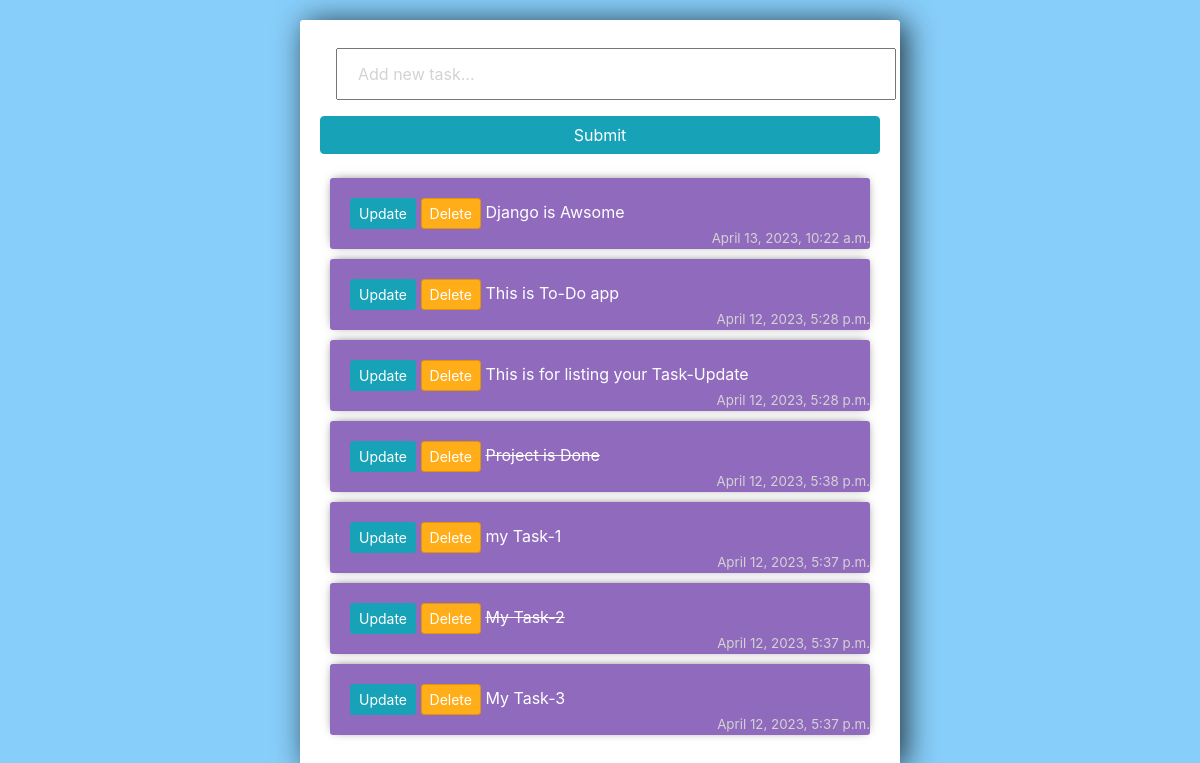
The page / on the database its author committed.
### tasks/models.py (models this page shows)
class Task(models.Model):
	title = models.CharField(max_length=200)
	complete = models.BooleanField(default=False)
	created = models.DateTimeField(auto_now=True)
	def __str__(self):
		return self.title

### tasks/views.py (the view)
# urls.py: path('', views.index, name="list"),
def index(request):
    tasks = Task.objects.all()
    form = TaskForm()
    if request.method == 'POST':
        form = TaskForm(request.POST)
        if form.is_valid():
            form.save()
        return redirect('/')
    context = {'tasks': tasks, 'form': form}
    return render(request, 'tasks/list.html', context)

### tasks/forms.py
class TaskForm(forms.ModelForm):
    title = forms.CharField(widget=forms.TextInput(attrs={'placeholder': 'Add new task...','class':'mx-3'}))
    class Meta:
        model = Task
        fields = '__all__'

### tasks/templates/tasks/list.html (shortened to what this page needs)
<link rel="stylesheet" href="https://stackpath.bootstrapcdn.com/bootstrap/4.3.1/css/bootstrap.min.css">
<div class="center-column">
	<form method="POST" action="/">
		{{form.title}}
		<input class="btn btn-info" type="submit" name="Create Task">
	</form>
	<div class="todo-list">
	{% for task in tasks %}
		<div class="item-row">
			<a class="btn btn-sm btn-info" href="{% url 'update_task' task.id %}">Update</a>
			<a class="btn btn-sm btn-danger" href="{% url 'delete' task.id %}">Delete</a>
			{% if task.complete == True %}
			<strike>{{task}}</strike>
			{% else %}
			<span>{{task}}</span>
			{% endif %}
			<span class="timefield">{{task.created}}</span>
		</div>
	{% endfor %}
	</div>
</div>

### tasks/templates/tasks/list.html (style rules this page uses)
input { width: 100%; padding: 12px 20px; margin: 8px 0; box-sizing: border-box; }
input::placeholder { color: #d3d3d3; }
.center-column { width:600px; margin: 20px auto; padding:20px; background-color: #fff; border-radius: 3px; box-shadow: 6px 2px 30px 0px rgba(0,0,0,0.75); }
.item-row { position: relative; background-color: #906abd; margin: 10px; padding: 20px; border-radius: 3px; color: #fff; font-size: 16px; box-shadow: 0px -1px 10px -4px rgba(0,0,0,0.75); }
.btn-danger { background-color: #ffae19; border-color: #e59400; }
.timefield { position: absolute; bottom: 0; right: 0; font-size: smaller; color:lightgrey; }

### rows shown on the page
Task: title "Django is Awsome", created "April 13, 2023, 10:22 a.m."
Task: title "This is To-Do app", created "April 12, 2023, 5:28 p.m."
Task: title "This is for listing your Task-Update", created "April 12, 2023, 5:28 p.m."
Task: title "Project is Done", created "April 12, 2023, 5:38 p.m."
Task: title "my Task-1", created "April 12, 2023, 5:37 p.m."
Task: title "My Task-2", created "April 12, 2023, 5:37 p.m."
Task: title "My Task-3", created "April 12, 2023, 5:37 p.m."
